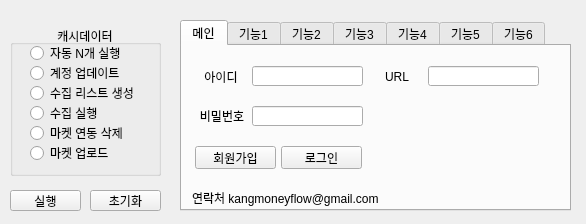
<?xml version="1.0" encoding="UTF-8"?>
<ui version="4.0">
 <class>widget</class>
 <widget class="QWidget" name="widget">
  <property name="geometry">
   <rect>
    <x>0</x>
    <y>0</y>
    <width>586</width>
    <height>224</height>
   </rect>
  </property>
  <property name="font">
   <font>
    <pointsize>9</pointsize>
   </font>
  </property>
  <property name="windowTitle">
   <string>셀퍼(Seller Helper)</string>
  </property>
  <widget class="QGroupBox" name="groupBox_cash">
   <property name="geometry">
    <rect>
     <x>10</x>
     <y>25</y>
     <width>151</width>
     <height>151</height>
    </rect>
   </property>
   <property name="font">
    <font>
     <pointsize>9</pointsize>
     <weight>50</weight>
     <bold>false</bold>
    </font>
   </property>
   <property name="title">
    <string>캐시데이터</string>
   </property>
   <property name="alignment">
    <set>Qt::AlignCenter</set>
   </property>
   <property name="flat">
    <bool>false</bool>
   </property>
   <property name="checkable">
    <bool>false</bool>
   </property>
   <widget class="QRadioButton" name="radioButton_open_n">
    <property name="geometry">
     <rect>
      <x>20</x>
      <y>20</y>
      <width>201</width>
      <height>16</height>
     </rect>
    </property>
    <property name="text">
     <string>자동 N개 실행</string>
    </property>
   </widget>
   <widget class="QRadioButton" name="radioButton_update_market">
    <property name="geometry">
     <rect>
      <x>20</x>
      <y>40</y>
      <width>181</width>
      <height>16</height>
     </rect>
    </property>
    <property name="text">
     <string>계정 업데이트</string>
    </property>
   </widget>
   <widget class="QRadioButton" name="radioButton_create_list">
    <property name="geometry">
     <rect>
      <x>20</x>
      <y>60</y>
      <width>161</width>
      <height>16</height>
     </rect>
    </property>
    <property name="text">
     <string>수집 리스트 생성</string>
    </property>
   </widget>
   <widget class="QRadioButton" name="radioButton_run_scrap">
    <property name="geometry">
     <rect>
      <x>20</x>
      <y>80</y>
      <width>131</width>
      <height>16</height>
     </rect>
    </property>
    <property name="text">
     <string>수집 실행</string>
    </property>
   </widget>
   <widget class="QRadioButton" name="radioButton_delete_market">
    <property name="geometry">
     <rect>
      <x>20</x>
      <y>100</y>
      <width>161</width>
      <height>16</height>
     </rect>
    </property>
    <property name="text">
     <string>마켓 연동 삭제</string>
    </property>
   </widget>
   <widget class="QRadioButton" name="radioButton_upload_market">
    <property name="geometry">
     <rect>
      <x>20</x>
      <y>120</y>
      <width>90</width>
      <height>16</height>
     </rect>
    </property>
    <property name="text">
     <string>마켓 업로드</string>
    </property>
   </widget>
  </widget>
  <widget class="QPushButton" name="pushButton_run">
   <property name="geometry">
    <rect>
     <x>10</x>
     <y>190</y>
     <width>71</width>
     <height>21</height>
    </rect>
   </property>
   <property name="text">
    <string>실행</string>
   </property>
  </widget>
  <widget class="QPushButton" name="pushButton_clear">
   <property name="geometry">
    <rect>
     <x>90</x>
     <y>190</y>
     <width>71</width>
     <height>21</height>
    </rect>
   </property>
   <property name="text">
    <string>초기화</string>
   </property>
  </widget>
  <widget class="QTabWidget" name="tabWidget">
   <property name="geometry">
    <rect>
     <x>180</x>
     <y>20</y>
     <width>391</width>
     <height>191</height>
    </rect>
   </property>
   <property name="currentIndex">
    <number>0</number>
   </property>
   <widget class="QWidget" name="tab_7">
    <attribute name="title">
     <string>메인</string>
    </attribute>
    <widget class="QLabel" name="label_2">
     <property name="geometry">
      <rect>
       <x>10</x>
       <y>136</y>
       <width>341</width>
       <height>31</height>
      </rect>
     </property>
     <property name="text">
      <string>연락처 kangmoneyflow@gmail.com</string>
     </property>
    </widget>
    <widget class="QLineEdit" name="lineEdit_id">
     <property name="geometry">
      <rect>
       <x>70</x>
       <y>20</y>
       <width>111</width>
       <height>20</height>
      </rect>
     </property>
    </widget>
    <widget class="QLineEdit" name="lineEdit_pw">
     <property name="geometry">
      <rect>
       <x>70</x>
       <y>60</y>
       <width>111</width>
       <height>20</height>
      </rect>
     </property>
    </widget>
    <widget class="QLabel" name="label_11">
     <property name="geometry">
      <rect>
       <x>11</x>
       <y>25</y>
       <width>56</width>
       <height>12</height>
      </rect>
     </property>
     <property name="text">
      <string>아이디</string>
     </property>
     <property name="alignment">
      <set>Qt::AlignCenter</set>
     </property>
    </widget>
    <widget class="QLabel" name="label_12">
     <property name="geometry">
      <rect>
       <x>12</x>
       <y>64</y>
       <width>56</width>
       <height>12</height>
      </rect>
     </property>
     <property name="text">
      <string>비밀번호</string>
     </property>
     <property name="alignment">
      <set>Qt::AlignCenter</set>
     </property>
    </widget>
    <widget class="QPushButton" name="pushButton_new">
     <property name="geometry">
      <rect>
       <x>13</x>
       <y>100</y>
       <width>81</width>
       <height>23</height>
      </rect>
     </property>
     <property name="text">
      <string>회원가입</string>
     </property>
    </widget>
    <widget class="QPushButton" name="pushButton_login">
     <property name="geometry">
      <rect>
       <x>99</x>
       <y>100</y>
       <width>81</width>
       <height>23</height>
      </rect>
     </property>
     <property name="text">
      <string>로그인</string>
     </property>
    </widget>
    <widget class="QLineEdit" name="lineEdit_url">
     <property name="geometry">
      <rect>
       <x>246</x>
       <y>20</y>
       <width>111</width>
       <height>20</height>
      </rect>
     </property>
    </widget>
    <widget class="QLabel" name="label_13">
     <property name="geometry">
      <rect>
       <x>187</x>
       <y>25</y>
       <width>56</width>
       <height>12</height>
      </rect>
     </property>
     <property name="text">
      <string>URL</string>
     </property>
     <property name="alignment">
      <set>Qt::AlignCenter</set>
     </property>
    </widget>
   </widget>
   <widget class="QWidget" name="tab">
    <attribute name="title">
     <string>기능1</string>
    </attribute>
    <widget class="QSpinBox" name="sel_1_num">
     <property name="geometry">
      <rect>
       <x>40</x>
       <y>10</y>
       <width>51</width>
       <height>31</height>
      </rect>
     </property>
     <property name="minimum">
      <number>1</number>
     </property>
     <property name="maximum">
      <number>999</number>
     </property>
    </widget>
    <widget class="QLabel" name="label">
     <property name="geometry">
      <rect>
       <x>10</x>
       <y>20</y>
       <width>56</width>
       <height>12</height>
      </rect>
     </property>
     <property name="text">
      <string>개수</string>
     </property>
    </widget>
   </widget>
   <widget class="QWidget" name="tab_2">
    <attribute name="title">
     <string>기능2</string>
    </attribute>
    <widget class="QSpinBox" name="sel_2_start">
     <property name="geometry">
      <rect>
       <x>47</x>
       <y>10</y>
       <width>51</width>
       <height>31</height>
      </rect>
     </property>
     <property name="minimum">
      <number>1</number>
     </property>
     <property name="maximum">
      <number>999</number>
     </property>
     <property name="value">
      <number>1</number>
     </property>
    </widget>
    <widget class="QLabel" name="label_7">
     <property name="geometry">
      <rect>
       <x>110</x>
       <y>20</y>
       <width>56</width>
       <height>12</height>
      </rect>
     </property>
     <property name="text">
      <string>종료</string>
     </property>
    </widget>
    <widget class="QLabel" name="label_8">
     <property name="geometry">
      <rect>
       <x>10</x>
       <y>20</y>
       <width>56</width>
       <height>12</height>
      </rect>
     </property>
     <property name="text">
      <string>시작</string>
     </property>
    </widget>
    <widget class="QSpinBox" name="sel_2_end">
     <property name="geometry">
      <rect>
       <x>148</x>
       <y>10</y>
       <width>51</width>
       <height>31</height>
      </rect>
     </property>
     <property name="minimum">
      <number>1</number>
     </property>
     <property name="maximum">
      <number>999</number>
     </property>
     <property name="value">
      <number>1</number>
     </property>
    </widget>
    <widget class="QCheckBox" name="checkBox_2_ss">
     <property name="geometry">
      <rect>
       <x>230</x>
       <y>11</y>
       <width>111</width>
       <height>16</height>
      </rect>
     </property>
     <property name="text">
      <string>스마트스토어</string>
     </property>
    </widget>
    <widget class="QCheckBox" name="checkBox_2_cp">
     <property name="geometry">
      <rect>
       <x>230</x>
       <y>30</y>
       <width>111</width>
       <height>16</height>
      </rect>
     </property>
     <property name="text">
      <string>쿠팡</string>
     </property>
    </widget>
    <widget class="QCheckBox" name="checkBox_2_g">
     <property name="geometry">
      <rect>
       <x>230</x>
       <y>50</y>
       <width>111</width>
       <height>16</height>
      </rect>
     </property>
     <property name="text">
      <string>지마켓</string>
     </property>
    </widget>
    <widget class="QCheckBox" name="checkBox_2_a">
     <property name="geometry">
      <rect>
       <x>230</x>
       <y>70</y>
       <width>111</width>
       <height>16</height>
      </rect>
     </property>
     <property name="text">
      <string>옥션</string>
     </property>
    </widget>
    <widget class="QCheckBox" name="checkBox_2_st11">
     <property name="geometry">
      <rect>
       <x>230</x>
       <y>90</y>
       <width>111</width>
       <height>16</height>
      </rect>
     </property>
     <property name="text">
      <string>11번가</string>
     </property>
    </widget>
    <widget class="QCheckBox" name="checkBox_2_l">
     <property name="geometry">
      <rect>
       <x>230</x>
       <y>110</y>
       <width>111</width>
       <height>16</height>
      </rect>
     </property>
     <property name="text">
      <string>롯데온</string>
     </property>
    </widget>
   </widget>
   <widget class="QWidget" name="tab_3">
    <attribute name="title">
     <string>기능3</string>
    </attribute>
    <widget class="QLabel" name="label_9">
     <property name="geometry">
      <rect>
       <x>12</x>
       <y>20</y>
       <width>56</width>
       <height>12</height>
      </rect>
     </property>
     <property name="text">
      <string>시작</string>
     </property>
    </widget>
    <widget class="QSpinBox" name="sel_3_start">
     <property name="geometry">
      <rect>
       <x>49</x>
       <y>10</y>
       <width>51</width>
       <height>31</height>
      </rect>
     </property>
     <property name="minimum">
      <number>2</number>
     </property>
     <property name="maximum">
      <number>999</number>
     </property>
     <property name="singleStep">
      <number>1</number>
     </property>
     <property name="value">
      <number>2</number>
     </property>
    </widget>
    <widget class="QLabel" name="label_10">
     <property name="geometry">
      <rect>
       <x>112</x>
       <y>20</y>
       <width>56</width>
       <height>12</height>
      </rect>
     </property>
     <property name="text">
      <string>종료</string>
     </property>
    </widget>
    <widget class="QSpinBox" name="sel_3_end">
     <property name="geometry">
      <rect>
       <x>150</x>
       <y>10</y>
       <width>51</width>
       <height>31</height>
      </rect>
     </property>
     <property name="minimum">
      <number>2</number>
     </property>
     <property name="maximum">
      <number>999</number>
     </property>
     <property name="value">
      <number>2</number>
     </property>
    </widget>
   </widget>
   <widget class="QWidget" name="tab_4">
    <attribute name="title">
     <string>기능4</string>
    </attribute>
    <widget class="QSpinBox" name="sel_4_end">
     <property name="geometry">
      <rect>
       <x>151</x>
       <y>10</y>
       <width>51</width>
       <height>31</height>
      </rect>
     </property>
     <property name="minimum">
      <number>2</number>
     </property>
     <property name="maximum">
      <number>999</number>
     </property>
    </widget>
    <widget class="QSpinBox" name="sel_4_start">
     <property name="geometry">
      <rect>
       <x>50</x>
       <y>10</y>
       <width>51</width>
       <height>31</height>
      </rect>
     </property>
     <property name="minimum">
      <number>2</number>
     </property>
     <property name="maximum">
      <number>999</number>
     </property>
    </widget>
    <widget class="QLabel" name="label_3">
     <property name="geometry">
      <rect>
       <x>13</x>
       <y>20</y>
       <width>56</width>
       <height>12</height>
      </rect>
     </property>
     <property name="text">
      <string>시작</string>
     </property>
    </widget>
    <widget class="QLabel" name="label_4">
     <property name="geometry">
      <rect>
       <x>113</x>
       <y>20</y>
       <width>56</width>
       <height>12</height>
      </rect>
     </property>
     <property name="text">
      <string>종료</string>
     </property>
    </widget>
   </widget>
   <widget class="QWidget" name="tab_5">
    <attribute name="title">
     <string>기능5</string>
    </attribute>
    <widget class="QLabel" name="label_14">
     <property name="geometry">
      <rect>
       <x>110</x>
       <y>20</y>
       <width>56</width>
       <height>12</height>
      </rect>
     </property>
     <property name="text">
      <string>종료</string>
     </property>
    </widget>
    <widget class="QCheckBox" name="checkBox_5_g">
     <property name="geometry">
      <rect>
       <x>230</x>
       <y>50</y>
       <width>111</width>
       <height>16</height>
      </rect>
     </property>
     <property name="text">
      <string>지마켓</string>
     </property>
    </widget>
    <widget class="QCheckBox" name="checkBox_5_a">
     <property name="geometry">
      <rect>
       <x>230</x>
       <y>70</y>
       <width>111</width>
       <height>16</height>
      </rect>
     </property>
     <property name="text">
      <string>옥션</string>
     </property>
    </widget>
    <widget class="QCheckBox" name="checkBox_5_l">
     <property name="geometry">
      <rect>
       <x>230</x>
       <y>110</y>
       <width>111</width>
       <height>16</height>
      </rect>
     </property>
     <property name="text">
      <string>롯데온</string>
     </property>
    </widget>
    <widget class="QSpinBox" name="sel_5_start">
     <property name="geometry">
      <rect>
       <x>47</x>
       <y>10</y>
       <width>51</width>
       <height>31</height>
      </rect>
     </property>
     <property name="minimum">
      <number>1</number>
     </property>
     <property name="maximum">
      <number>999</number>
     </property>
     <property name="value">
      <number>1</number>
     </property>
    </widget>
    <widget class="QCheckBox" name="checkBox_5_cp">
     <property name="geometry">
      <rect>
       <x>230</x>
       <y>30</y>
       <width>111</width>
       <height>16</height>
      </rect>
     </property>
     <property name="text">
      <string>쿠팡</string>
     </property>
    </widget>
    <widget class="QLabel" name="label_delete_start">
     <property name="geometry">
      <rect>
       <x>10</x>
       <y>20</y>
       <width>56</width>
       <height>12</height>
      </rect>
     </property>
     <property name="text">
      <string>시작</string>
     </property>
    </widget>
    <widget class="QSpinBox" name="sel_5_end">
     <property name="geometry">
      <rect>
       <x>148</x>
       <y>10</y>
       <width>51</width>
       <height>31</height>
      </rect>
     </property>
     <property name="minimum">
      <number>1</number>
     </property>
     <property name="maximum">
      <number>999</number>
     </property>
     <property name="value">
      <number>1</number>
     </property>
    </widget>
    <widget class="QCheckBox" name="checkBox_5_ss">
     <property name="geometry">
      <rect>
       <x>230</x>
       <y>11</y>
       <width>111</width>
       <height>16</height>
      </rect>
     </property>
     <property name="text">
      <string>스마트스토어</string>
     </property>
    </widget>
    <widget class="QCheckBox" name="checkBox_5_st11">
     <property name="geometry">
      <rect>
       <x>230</x>
       <y>90</y>
       <width>111</width>
       <height>16</height>
      </rect>
     </property>
     <property name="text">
      <string>11번가</string>
     </property>
    </widget>
   </widget>
   <widget class="QWidget" name="tab_6">
    <attribute name="title">
     <string>기능6</string>
    </attribute>
    <widget class="QSpinBox" name="sel_6_start">
     <property name="geometry">
      <rect>
       <x>39</x>
       <y>10</y>
       <width>51</width>
       <height>31</height>
      </rect>
     </property>
     <property name="minimum">
      <number>2</number>
     </property>
     <property name="maximum">
      <number>999</number>
     </property>
    </widget>
    <widget class="QLabel" name="label_5">
     <property name="geometry">
      <rect>
       <x>102</x>
       <y>20</y>
       <width>56</width>
       <height>12</height>
      </rect>
     </property>
     <property name="text">
      <string>종료</string>
     </property>
    </widget>
    <widget class="QLabel" name="label_6">
     <property name="geometry">
      <rect>
       <x>2</x>
       <y>20</y>
       <width>56</width>
       <height>12</height>
      </rect>
     </property>
     <property name="text">
      <string>시작</string>
     </property>
    </widget>
    <widget class="QSpinBox" name="sel_6_end">
     <property name="geometry">
      <rect>
       <x>140</x>
       <y>10</y>
       <width>51</width>
       <height>31</height>
      </rect>
     </property>
     <property name="minimum">
      <number>2</number>
     </property>
     <property name="maximum">
      <number>999</number>
     </property>
    </widget>
   </widget>
  </widget>
 </widget>
 <resources/>
 <connections/>
</ui>
